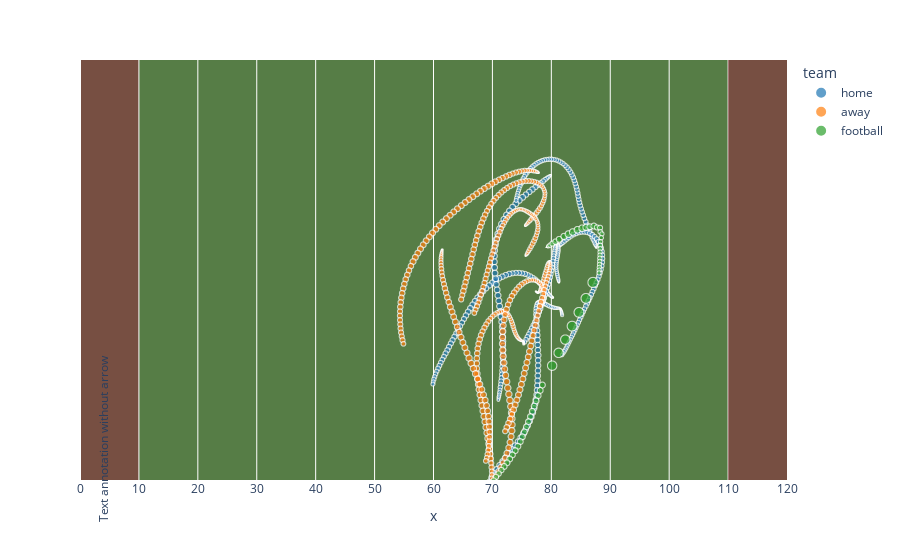

Notebook code for this chart:
### Code cell
fig.update_layout(plot_bgcolor='#567d46')
fig.update_yaxes(showgrid=False, showticklabels=False, visible=False)
fig.update_xaxes(nticks=20)
fig.add_annotation(x=4, y=4,
            text="Text annotation without arrow",
            showarrow=False,
            yshift=10,textangle=-90)

# Add shape regions
fig.add_vrect(
    x0=0, 
    x1=10,
    fillcolor="#97233F", opacity=0.5,
    layer="below", line_width=0,
)

fig.add_vrect(
    x0=110, 
    x1=120,
    fillcolor="#97233F", opacity=0.5,
    layer="above", line_width=0,
)

fig.show()

### Figure 1 — Plotly figure (JSON) as saved in the notebook; plotly's stock layout.template omitted (floating-point values rounded to 4 significant figures; data arrays with more than 128 entries replaced by an {"elided": "..."} marker saying what was removed)
{"data": [{"hovertemplate": "<b>%{hovertext}</b><br><br>team=home<br>x=%{x}<br>y=%{y}<br>s=%{marker.size}<extra></extra>", "hovertext": {"elided": "450 str values"}, "legendgroup": "home", "marker": {"color": "#1F77B4", "size": {"elided": "450 float values"}, "sizemode": "area", "sizeref": 0.2052, "symbol": "circle"}, "mode": "markers", "name": "home", "showlegend": true, "type": "scattergl", "x": {"elided": "450 float values"}, "xaxis": "x", "y": {"elided": "450 float values"}, "yaxis": "y"}, {"hovertemplate": "<b>%{hovertext}</b><br><br>team=away<br>x=%{x}<br>y=%{y}<br>s=%{marker.size}<extra></extra>", "hovertext": {"elided": "525 str values"}, "legendgroup": "away", "marker": {"color": "#FF7F0E", "size": {"elided": "525 float values"}, "sizemode": "area", "sizeref": 0.2052, "symbol": "circle"}, "mode": "markers", "name": "away", "showlegend": true, "type": "scattergl", "x": {"elided": "525 float values"}, "xaxis": "x", "y": {"elided": "525 float values"}, "yaxis": "y"}, {"hovertemplate": "<b>%{hovertext}</b><br><br>team=football<br>x=%{x}<br>y=%{y}<br>s=%{marker.size}<extra></extra>", "hovertext": ["Football", "Football", "Football", "Football", "Football", "Football", "Football", "Football", "Football", "Football", "Football", "Football", "Football", "Football", "Football", "Football", "Football", "Football", "Football", "Football", "Football", "Football", "Football", "Football", "Football", "Football", "Football", "Football", "Football", "Football", "Football", "Football", "Football", "Football", "Football", "Football", "Football", "Football", "Football", "Football", "Football", "Football", "Football", "Football", "Football", "Football", "Football", "Football", "Football", "Football", "Football", "Football", "Football", "Football", "Football", "Football", "Football", "Football", "Football", "Football", "Football", "Football", "Football", "Football", "Football", "Football", "Football", "Football", "Football", "Football", "Football", "Football", "Football", "Football", "Football"], "legendgroup": "football", "marker": {"color": "#2CA02C", "size": [0, 0, 0, 0, 0, 0, 0, 0, 0, 0, 0, 0, 0, 0.08, 0.83, 2.3, 3.94, 5.47, 6.54, 7.52, 8.4, 8.64, 8.82, 8.88, 8.66, 7.92, 7.13, 6.65, 5.73, 5.2, 4.25, 4, 3.82, 4.12, 4.24, 4.2, 4.06, 4.06, 4.01, 3.93, 3.84, 3.74, 3.63, 3.51, 20.52, 20.3, 19.86, 19.36, 18.82, 18.24, 17.64, 7.56, 7.51, 7.47, 7.54, 7.49, 7.47, 7.38, 7.38, 7.34, 7.24, 7.16, 7, 6.99, 6.98, 7, 6.91, 6.79, 6.68, 6.56, 6.35, 6.12, 5.95, 5.76, 5.71], "sizemode": "area", "sizeref": 0.2052, "symbol": "circle"}, "mode": "markers", "name": "football", "showlegend": true, "type": "scattergl", "x": [79.09, 79.09, 79.09, 79.09, 79.09, 79.09, 79.09, 79.1, 79.11, 79.14, 79.16, 79.16, 79.22, 79.29, 79.34, 79.49, 79.77, 80.19, 80.7, 81.33, 82.16, 82.91, 83.63, 84.44, 85.24, 85.89, 86.54, 87.22, 87.73, 88.27, 88.32, 88.58, 88.48, 88.36, 88.31, 88.3, 88.28, 88.26, 88.23, 88.21, 88.18, 88.15, 88.12, 88.1, 87.07, 85.88, 84.69, 83.52, 82.37, 81.24, 80.14, 78.48, 78.11, 77.75, 77.41, 77.09, 76.77, 76.45, 76.12, 75.78, 75.43, 75.08, 74.73, 74.32, 73.87, 73.39, 72.93, 72.47, 71.98, 71.51, 71.05, 70.6, 70.2, 69.83, 69.49], "xaxis": "x", "y": [29.9, 29.9, 29.91, 29.91, 29.91, 29.91, 29.91, 29.91, 29.91, 29.91, 29.92, 29.92, 29.94, 29.96, 29.99, 30.06, 30.19, 30.4, 30.64, 30.94, 31.32, 31.62, 31.88, 32.17, 32.37, 32.49, 32.56, 32.65, 32.48, 32.43, 31.89, 31.64, 31.15, 30.63, 30.14, 29.72, 29.3, 28.9, 28.51, 28.11, 27.72, 27.34, 26.98, 26.62, 25.4, 23.35, 21.55, 19.78, 18.05, 16.35, 14.7, 12.21, 11.52, 10.85, 10.17, 9.5, 8.83, 8.15, 7.49, 6.83, 6.18, 5.55, 4.94, 4.34, 3.78, 3.23, 2.71, 2.21, 1.74, 1.28, 0.83, 0.39, -0.07, -0.52, -0.99], "yaxis": "y"}], "layout": {"annotations": [{"showarrow": false, "text": "Text annotation without arrow", "textangle": -90, "x": 4, "y": 4, "yshift": 10}], "legend": {"itemsizing": "constant", "title": {"text": "team"}, "tracegroupgap": 0}, "margin": {"t": 60}, "plot_bgcolor": "#567d46", "shapes": [{"fillcolor": "#97233F", "layer": "below", "line": {"width": 0}, "opacity": 0.5, "type": "rect", "x0": 0, "x1": 10, "xref": "x", "y0": 0, "y1": 1, "yref": "y domain"}, {"fillcolor": "#97233F", "layer": "above", "line": {"width": 0}, "opacity": 0.5, "type": "rect", "x0": 110, "x1": 120, "xref": "x", "y0": 0, "y1": 1, "yref": "y domain"}], "xaxis": {"anchor": "y", "domain": [0, 1], "nticks": 20, "range": [0, 120], "title": {"text": "x"}}, "yaxis": {"anchor": "x", "domain": [0, 1], "range": [0, 54], "showgrid": false, "showticklabels": false, "title": {"text": "y"}, "visible": false}}}
